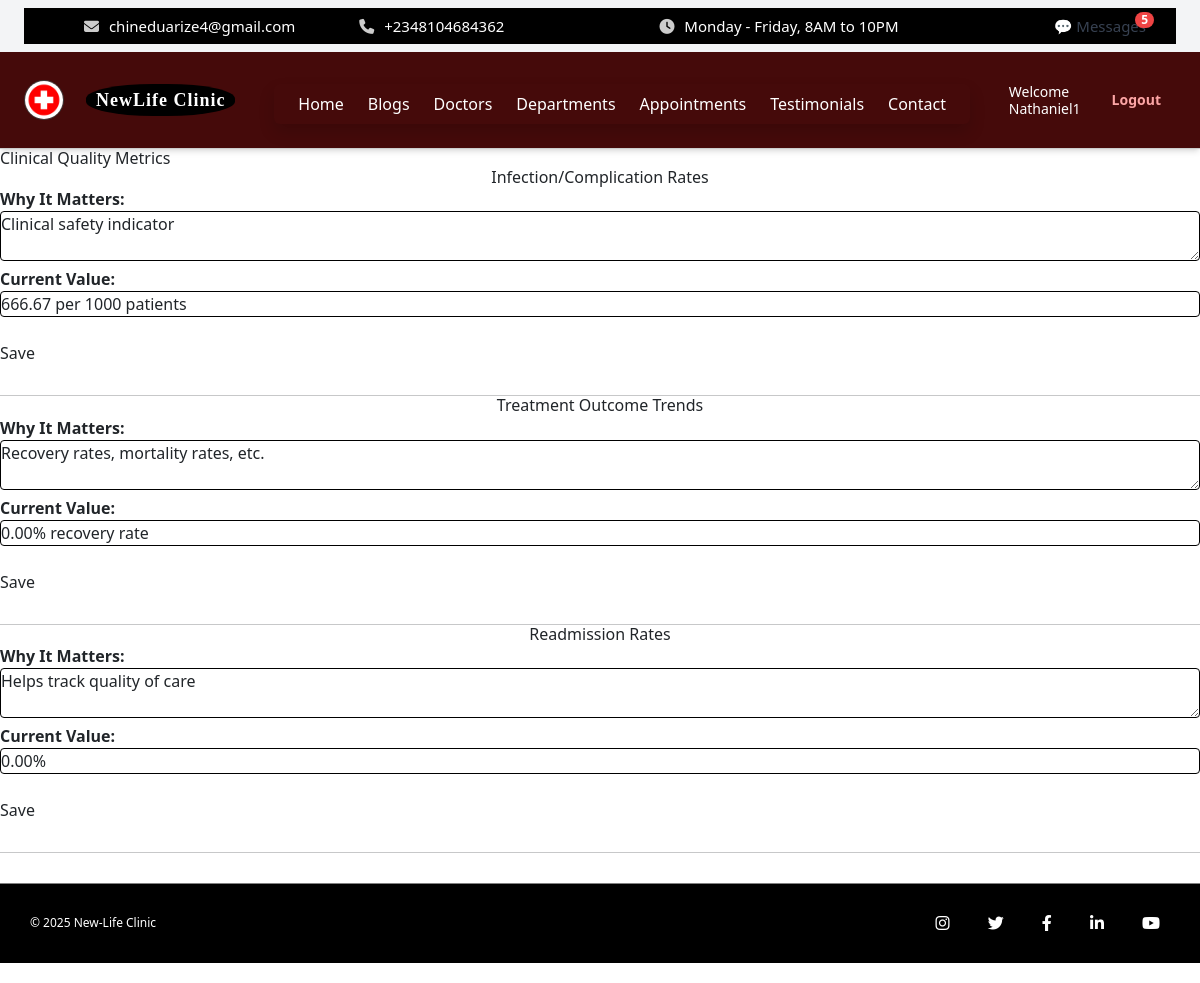
/dashboard/admin/clinical-metrics/ (signed in), run on the app's committed database.
### core/models.py (models this page shows, shortened)
class HeaderSettings(models.Model):
    hospital_name = models.CharField(max_length=100, default='My Hospital')
    logo = models.ImageField(upload_to='logos/', blank=True, null=True)
    menu_1 = models.CharField(max_length=50, default='Home')
    menu_2 = models.CharField(max_length=50, default='Services')
    menu_3 = models.CharField(max_length=50, default='Doctors')
    menu_4 = models.CharField(max_length=50, default='Departments')
    menu_5 = models.CharField(max_length=50, default='Appointments')
    menu_6 = models.CharField(max_length=50, default='About')
    menu_7 = models.CharField(max_length=50, default='Contact')
    email = models.EmailField(blank=True)
    phone = models.CharField(max_length=20, blank=True)
    working_hours = models.CharField(max_length=100, default="Monday - Friday, 8AM to 10PM")

class User(AbstractUser):
    ROLE_CHOICES = [
        ('admin', 'Admin'),
        ('doctor', 'Doctor'),
        ('nurse', 'Nurse'),
        ('receptionist', 'Receptionist'),
        ('pharmacist', 'Pharmacist'),
        ('labtech', 'Lab Technician'),
        ('patient', 'Patient'),
        ('cashier', 'Cashier'),
    ]
    role = models.CharField(max_length=20, choices=ROLE_CHOICES)

class FooterSettings(models.Model):
    copyright_text = models.CharField(max_length=255, default="© 2025 New-Life Clinic")
    instagram_url = models.URLField(blank=True, null=True)
    twitter_url = models.URLField(blank=True, null=True)
    facebook_url = models.URLField(blank=True, null=True)
    linkedin_url = models.URLField(blank=True, null=True)
    youtube_url = models.URLField(blank=True, null=True)

### admin_panel/models.py (models this page shows, shortened)
class ClinicalMetric(models.Model):
    METRIC_CHOICES = [
        ('readmission', 'Readmission Rates'),
        ('infection', 'Infection/Complication Rates'),
        ('outcomes', 'Treatment Outcome Trends'),
    ]
    metric_type = models.CharField(max_length=50, choices=METRIC_CHOICES, unique=True)
    description = models.TextField(help_text="Why this metric matters")
    value = models.CharField(max_length=100, help_text="Current metric value (e.g. 12%, 3 per 1000, etc.)")
    updated_at = models.DateTimeField(auto_now=True)

### admin_panel/views.py (the view)
# urls.py: path('clinical-metrics/', views.clinical_metrics_view, name='clinical_metrics'),
@staff_member_required
def clinical_metrics_view(request):
    metrics = ClinicalMetric.objects.all().order_by('metric_type')
    if request.method == 'POST':
        metric_id = request.POST.get('metric_id')
        instance = ClinicalMetric.objects.get(id=metric_id)
        form = ClinicalMetricForm(request.POST, instance=instance)
        if form.is_valid():
            form.save()
            messages.success(request, "Metric updated successfully.")
            return redirect('admin_panel:clinical_metrics')
        else:
            messages.error(request, "There was a problem updating the metric.")
    else:
        form = ClinicalMetricForm()
    return render(request, 'admin_panel/clinical_metrics.html', {
        'metrics': metrics,
        'form': form
    })

### admin_panel/forms.py
class ClinicalMetricForm(forms.ModelForm):
    class Meta:
        model = ClinicalMetric
        fields = ['metric_type', 'description', 'value']

### core/context_processors.py (called while the page is built)
def header_settings(request):
    try:
        settings = HeaderSettings.objects.first()
    except HeaderSettings.DoesNotExist:
        settings = None
    return {'header_settings': settings}

def footer_settings(request):
    footer = FooterSettings.objects.first()
    return {'footer_settings': footer}

def appointment_form_processor(request):
    return {
        'footer_appointment_form': AppointmentForm()
    }

def unread_message_context(request):
    context = {}
    if request.user.is_authenticated:
        unread_messages = Message.objects.filter(recipient=request.user, is_read=False)
        context['unread_count'] = unread_messages.count()
        context['unread_messages'] = unread_messages[:5]
    else:
        context['unread_count'] = 0
    unread_enquiries = Enquiry.objects.filter(is_read=False)
    context['unread_enquiry_count'] = unread_enquiries.count()
    context['unread_enquiries'] = unread_enquiries[:5]
    context['total_unread_count'] = context['unread_count'] + context['unread_enquiry_count']
    return context

def footer_form(request):
    return {
        'footer_appointment_form': AppointmentForm()
    }

### admin_panel/templates/admin_panel/clinical_metrics.html (shortened to what this page needs)
{% extends "core/base.html" %}
{% load static %}
{% block content %}
<h2>Clinical Quality Metrics</h2>
{% for metric in metrics %}
    <form method="post" style="margin-bottom: 30px;">
        <h3>{{ metric.get_metric_type_display }}</h3>
        <p><strong>Why It Matters:</strong></p>
        <textarea name="description" rows="2" cols="80">{{ metric.description }}</textarea>
        <p><strong>Current Value:</strong></p>
        <input type="text" name="value" value="{{ metric.value }}" />
        <br><br>
        <button type="submit">Save</button>
    </form>
    <hr>
{% endfor %}
{% endblock %}

### core/templates/core/base.html (shortened to what this page needs)
<!DOCTYPE html>
<html lang="en" class="dark">
{% load static %}
{% load widget_tweaks %}
<head>
  <link rel="stylesheet" href="{% static 'core/css/style.css' %}">
  <script src="https://cdn.tailwindcss.com"></script>
  <link rel="stylesheet" href="https://cdnjs.cloudflare.com/ajax/libs/font-awesome/6.4.0/css/all.min.css">
  <link href="https://cdn.jsdelivr.net/npm/bootstrap@5.3.0/dist/css/bootstrap.min.css" rel="stylesheet">
</head>
<body>
  <div class="fixed-header bg-gray-100 px-4 py-2 text-sm">
  <div class="topbar flex flex-wrap items-center justify-between gap-4 sm:gap-0">
    <div class="topbar-left flex flex-col sm:flex-row items-start sm:items-center gap-1 sm:gap-4 flex-wrap text-center sm:text-left">
      {% if header_settings.email %}
        <span><i class="fas fa-envelope"></i> {{ header_settings.email }}</span>
      {% endif %}
      {% if header_settings.phone %}
        <span><i class="fas fa-phone"></i> {{ header_settings.phone }}</span>
      {% endif %}
    </div>
    <div class="topbar-right flex flex-col sm:flex-row items-start sm:items-center gap-1 sm:gap-4 flex-wrap text-center sm:text-left">
      {% if header_settings.working_hours %}
        <span><i class="fas fa-clock"></i> {{ header_settings.working_hours }}</span>
      {% endif %}
    </div>
    <a href="{% url 'admin_panel:inbox' %}" class="relative text-gray-700 no-print whitespace-nowrap">
      💬 Messages
      {% if total_unread_count > 0 %}
        <span class="absolute -top-1 -right-2 bg-red-500 text-white text-xs font-bold rounded-full px-1.5">
          {{ total_unread_count }}
        </span>
      {% endif %}
    </a>
  </div>
</div>
    <header class="header-bar flex items-center justify-between flex-wrap bg-red-950 p-4 shadow-md w-full gap-4 sm:gap-0">
  <div class="logo-title flex items-center space-x-3 flex-shrink-0">
    {% if header_settings.logo %}
      <img src="{{ header_settings.logo.url }}" alt="Logo" class="logo-img h-10 w-10 object-cover">
    {% else %}
      <img src="{% static 'core/img/default_logo.png' %}" alt="Default Logo" class="logo-img h-10 w-10 object-cover">
    {% endif %}
    <span class="hospital-name font-bold text-lg leading-tight text-white">
      <span class="block">{{ header_settings.hospital_name_line1|default:"NewLife Clinic" }}</span>
    </span>
  </div>
  <div class="relative flex-1 flex justify-center sm:justify-center">
    <nav id="menu-content" class="hidden sm:flex absolute sm:static top-full mt-2 sm:mt-0 bg-red-800 sm:bg-transparent shadow sm:shadow-none rounded px-4 py-2 sm:p-0 sm:rounded-none z-50 overflow-x-auto whitespace-nowrap space-x-4 sm:space-x-6">
      <a href="{% url 'landing_page' %}" class="text-white hover:text-blue-400">Home</a>
      <a href="{% url 'blogs' %}" class="text-white hover:text-blue-400">Blogs</a>
      <a href="{% url 'doctors' %}" class="text-white hover:text-blue-400">Doctors</a>
      <a href="{% url 'departments' %}" class="text-white hover:text-blue-400">Departments</a>
      <a href="{% url 'appointment' %}" class="text-white hover:text-blue-400">Appointments</a>
      <a href="{% url 'testimonials' %}" class="text-white hover:text-blue-400">Testimonials</a>
      <a href="{% url 'contact' %}" class="text-white hover:text-blue-400">Contact</a>
    </nav>
  </div>
  <div class="auth-buttons flex items-center space-x-4 flex-shrink-0 text-sm">
    {% if request.path == '/' and not request.user.is_authenticated %}
      <a href="{% url 'login' %}" class="text-blue-300 hover:underline no-print">Login</a>
    {% elif request.user.is_authenticated %}
      <span class="text-white no-print text-sm leading-tight">Welcome<br>{{ request.user.username }}</span>
      <a href="{% url 'logout' %}" class="text-red-300 hover:underline no-print">Logout</a>
    {% endif %}
  </div>
</header>
  <main>
    {% block content %}{% endblock %}
  </main>
  {% block footer %}
<div class="bottom-footer" style="min-height: 80px; margin-bottom: 20px;">
  <div class="bottom-footer-content" style="display: flex; justify-content: space-between; align-items: center; height: 100%;">
    <div class="left">
      <p>{{ footer_settings.copyright_text|default:"© 2025 New-Life Clinic" }}</p>
    </div>
    <div class="right social-icons">
      {% if footer_settings.instagram_url %}
        <a href="{{ footer_settings.instagram_url }}" target="_blank"><i class="fab fa-instagram"></i></a>
      {% endif %}
      {% if footer_settings.twitter_url %}
        <a href="{{ footer_settings.twitter_url }}" target="_blank"><i class="fab fa-twitter"></i></a>
      {% endif %}
      {% if footer_settings.facebook_url %}
        <a href="{{ footer_settings.facebook_url }}" target="_blank"><i class="fab fa-facebook-f"></i></a>
      {% endif %}
      {% if footer_settings.linkedin_url %}
        <a href="{{ footer_settings.linkedin_url }}" target="_blank"><i class="fab fa-linkedin-in"></i></a>
      {% endif %}
      {% if footer_settings.youtube_url %}
        <a href="{{ footer_settings.youtube_url }}" target="_blank"><i class="fab fa-youtube"></i></a>
      {% endif %}
    </div>
  </div>
</div>
  {% endblock %}
</body>
</html>

### core/static/core/css/style.css (style rules this page uses)
body { font-family: Arial, sans-serif; background-color: #f9fafc; color: #333; }
html { scroll-behavior: smooth; }
.header-bar { display: flex; align-items: center; justify-content: space-between; background: white; padding: 15px 30px; border-bottom: 1px solid #ccc; }
.logo-title { display: flex; align-items: center; }
.logo-img { height: 65px; margin-right: 10px; border-radius: 50%; border: 1px solid rgb(61, 60, 60); }
.hospital-name { display: inline-block; background: black; padding: 5px 10px; color: white; font-family: 'Playfair Display', serif; border-radius: 45%; font-weight: 700; letter-spacing: 1px; line-height:1.0; margin-left: 10px; }
.auth-buttons a { padding: 8px 15px; border-radius: 5px; text-decoration: none; margin-left: 10px; font-weight: 600; }
.topbar { background-color: #000; color: white; display: flex; justify-content: space-between; padding: 8px 30px; font-size: 15px; font-family: 'Segoe UI', Tahoma, Geneva, Verdana, sans-serif; }
.topbar-left span, .topbar-right span { margin-right: 30px; }
.topbar-left span { margin-left: 30px; }
.topbar i { margin-right: 6px; color: #ccc; }
.bottom-footer { width: 100%; height: 15px; background-color: black; border-top: 1px solid grey; color: white; font-size: 12px; padding: 15px 30px; box-sizing: border-box; margin-top: 30px; }
.bottom-footer-content { display: flex; justify-content: space-between; align-items: center; }
.bottom-footer .social-icons a { color: white; margin-left: 15px; font-size: 14px; transition: color 0.3s; }
.social-icons i { color: white; font-size: 16px; margin: 0 10px; transition: color 0.3s ease; }
.social-icons a { text-decoration: none; }
h3 { color: #010102; text-align: center; }
input, select, textarea { width: 100%; border: 1px solid black; border-radius: 4px; padding: 0.5rem 0.75rem; box-sizing: border-box; }

### data on the page
HeaderSettings: email "chineduarize4@gmail.com", phone "+2348104684362", working_hours "Monday - Friday, 8AM to 10PM", logo (picture)
User: user.username "Nathaniel1"
ClinicalMetric: metric_type "Infection/Complication Rates", description "Clinical safety indicator", value "666.67 per 1000 patients"
ClinicalMetric: metric_type "Treatment Outcome Trends", description "Recovery rates, mortality rates, etc.", value "0.00% recovery rate"
ClinicalMetric: metric_type "Readmission Rates", description "Helps track quality of care", value "0.00%"
FooterSettings: copyright_text "© 2025 New-Life Clinic"

### other printed values
{{ total_unread_count }} "5"
{{ header_settings.hospital_name_line1|default:"NewLife Clinic" }} "NewLife Clinic"
